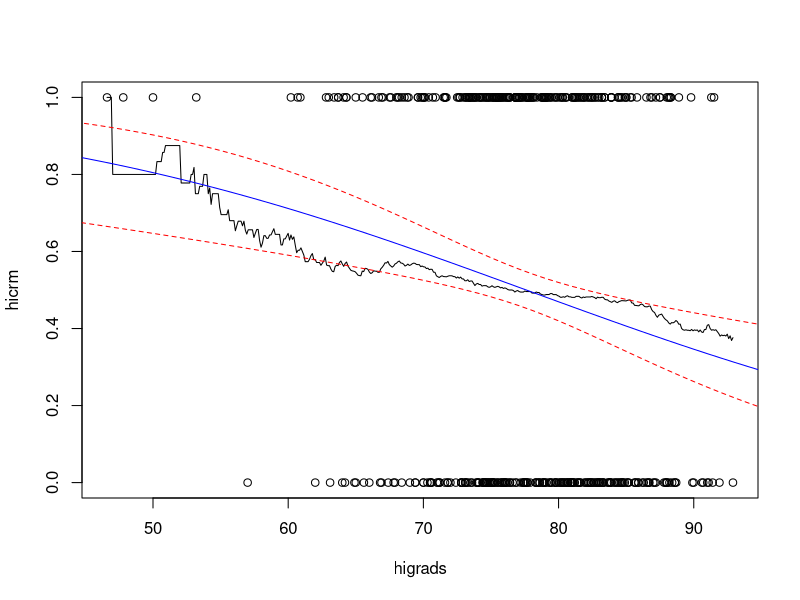
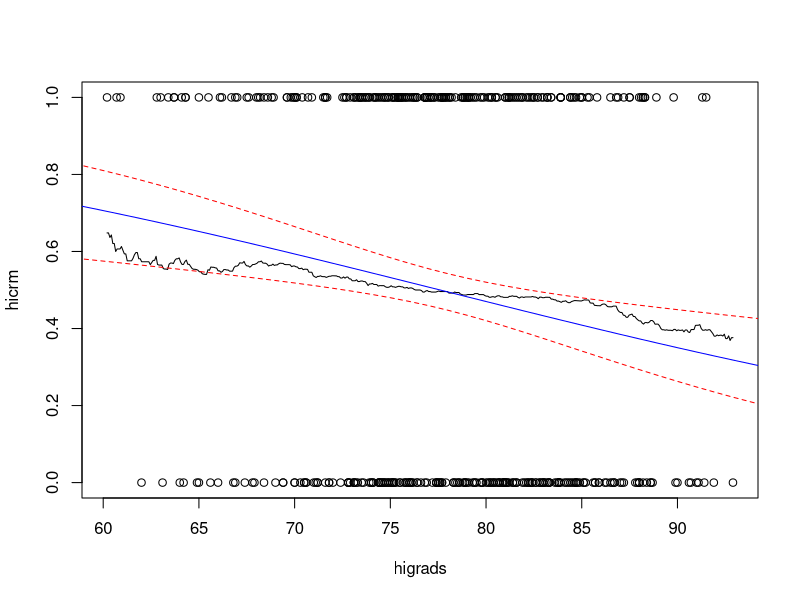

Generate these figures, in order, with R:
## ---- chunk 1
knitr::opts_chunk$set(
  echo = FALSE,
  collapse = TRUE,
  comment = "#>"
)
## ---- chunk 2
library(ggplot2)
library(knitr)

cdi <- read.delim("CDI.txt")
cdi$region <- factor(cdi$region, levels = c(1, 2, 3, 4),
                     labels = c("Northeast", "Midwest", "South", "West"))
cdi$crm1000 <- 1000 * cdi$crimes / cdi$popul

median = summary(cdi$crm1000)["Median"]

cdi <- cbind(cdi, hicrm = ifelse(cdi$crm1000 < median, 0, 1))

## ---- chunk 3
with(cdi, {
   plot(hicrm ~ higrads)
   lines(ksmooth(higrads, hicrm, bandwidth = 20))
})

model <- glm(hicrm ~ higrads, data = cdi, family = "binomial")
sum <- summary(model)

x0 <- data.frame(higrads = seq(0, 100, 1))

predx <- cbind(x0, prob = predict(model, x0, type = "response"))
with(predx, lines(higrads, prob, col = "blue"))

# calculate conf.int for the linear part x*beta:
standard.error <- 1.96
xb <- predict(model, x0, se.fit = TRUE)
ci.xb <- data.frame(lwr = xb$fit - standard.error * xb$se.fit,
                    upr = xb$fit + standard.error * xb$se.fit)

# transform to CI for the odds:
ci.odds <- exp(ci.xb)

# and finally CI for the probabilities and add to the plot:
predx <- cbind(predx, ci.odds / (1 + ci.odds))
with(predx, {
  lines(higrads, lwr, lty = 2, col = "red")
  lines(higrads, upr, lty = 2, col = "red")
})

## ---- chunk 4

#which(cdi$higrads > 60)
sliced <- subset.data.frame(cdi, cdi$higrads > 60)

with(sliced, {
   plot(hicrm ~ higrads)
   lines(ksmooth(higrads, hicrm, bandwidth = 20))
})

model <- glm(hicrm ~ higrads, data = sliced, family = "binomial")

x0 <- data.frame(higrads = seq(0, 100, 1))


predx <- cbind(x0, prob = predict(model, x0, type = "response"))
with(predx, lines(higrads, prob, col = "blue"))

# calculate conf.int for the linear part x*beta:
standard.error <- 1.96
xb <- predict(model, x0, se.fit = TRUE)
ci.xb <- data.frame(lwr = xb$fit - standard.error * xb$se.fit,
                    upr = xb$fit + standard.error * xb$se.fit)

# transform to CI for the odds:
ci.odds <- exp(ci.xb)

# and finally CI for the probabilities and add to the plot:
predx <- cbind(predx, ci.odds / (1 + ci.odds))
with(predx, {
  lines(higrads, lwr, lty = 2, col = "red")
  lines(higrads, upr, lty = 2, col = "red")
})


## ---- chunk 5
to.prob = function(odds) {
  return (odds / (1 + odds))
}

coeff.beta <- model$coefficients
#coeff.beta_odds <- to.prob(exp(coeff.beta))
#coeff.beta_odds

ci.beta <- suppressMessages(confint(model))
#ci.beta_odds <- to.prob(exp(ci.beta))
#ci.beta_odds

table.beta.ci <- cbind("Estimate" = coeff.beta, ci.beta)
row.names(table.beta.ci) <- c("$\\beta_0$", "$\\beta_1$")

kable(table.beta.ci, caption = "Test")


## ---- chunk 6

table.beta.p <- data.frame(p = sum$coefficients[, "Pr(>|z|)"])
row.names(table.beta.p) <- c("$\\beta_0$", "$\\beta_1$")

kable(table.beta.p, col.names = "P-value", caption = "Test")

## ---- chunk 7
beta.higrads <- exp(coeff.beta["higrads"])

decrease.one.percent <- 1 - beta.higrads
decrease.ten.percent <- 1 - beta.higrads^10

display.percent <- function(value) {
  return(round(value * 100, digits=1))
}
## ---- chunk 8
x0 <- data.frame(higrads = c(65, 85))


predx <- cbind(x0, prob = predict(model, x0, type = "response"))

standard.error <- 1.96
xb <- predict(model, x0, se.fit = TRUE)
ci.xb <- data.frame(lwr = xb$fit - standard.error * xb$se.fit,
                    upr = xb$fit + standard.error * xb$se.fit)
# transform to CI for the odds:
ci.odds <- exp(ci.xb)

# and finally CI for the probabilities and add to the plot:
predx <- cbind(predx, to.prob(ci.odds))

kable(predx, col.names = c("Higrads", "Probability", "2.5 %", "97.5 %"), caption = "Test")
## ---- chunk 9

pred.counties <- subset(cdi, select = c(county, higrads, hicrm))

pred.counties <- cbind(pred.counties, prob.hicrm = predict(model, pred.counties, type = "response"))
pred.counties <- cbind(pred.counties, pred.hicrm = ifelse(pred.counties$prob.hicrm > 0.5, 1, 0))

pred.counties

num.hicrm <- sum(pred.counties$hicrm)

# Sensitivity
true.postive <- with(pred.counties, ifelse(pred.hicrm == 1 & hicrm == 1, 1, 0))
sensitivity <- sum(true.postive) / num.hicrm
sensitivity

true.negative <- with(pred.counties, ifelse(pred.hicrm == 0 & hicrm == 0, 1, 0))
specificity <- sum(true.negative) / num.hicrm
specificity


